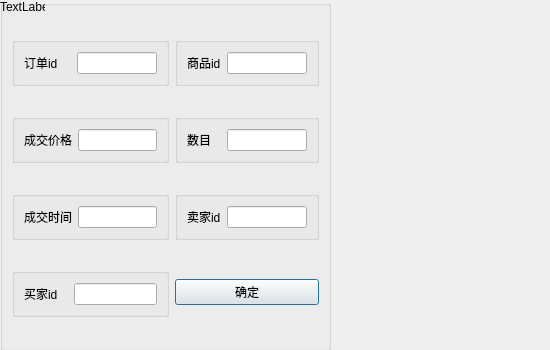
<?xml version="1.0" encoding="UTF-8"?>
<ui version="4.0">
 <class>complete</class>
 <widget class="QDialog" name="complete">
  <property name="geometry">
   <rect>
    <x>0</x>
    <y>0</y>
    <width>550</width>
    <height>350</height>
   </rect>
  </property>
  <property name="windowTitle">
   <string>新完成的订单</string>
  </property>
  <widget class="QGroupBox" name="groupBox_8">
   <property name="geometry">
    <rect>
     <x>0</x>
     <y>0</y>
     <width>331</width>
     <height>351</height>
    </rect>
   </property>
   <property name="title">
    <string/>
   </property>
   <layout class="QGridLayout" name="gridLayout">
    <item row="5" column="1">
     <widget class="QGroupBox" name="groupBox_7">
      <property name="title">
       <string/>
      </property>
      <layout class="QHBoxLayout" name="horizontalLayout_7">
       <item>
        <widget class="QLabel" name="label_sid">
         <property name="text">
          <string>卖家id</string>
         </property>
        </widget>
       </item>
       <item>
        <widget class="QLineEdit" name="lineEdit_sid"/>
       </item>
      </layout>
     </widget>
    </item>
    <item row="4" column="0">
     <spacer name="verticalSpacer_2">
      <property name="orientation">
       <enum>Qt::Vertical</enum>
      </property>
      <property name="sizeHint" stdset="0">
       <size>
        <width>20</width>
        <height>40</height>
       </size>
      </property>
     </spacer>
    </item>
    <item row="1" column="0">
     <widget class="QGroupBox" name="groupBox">
      <property name="title">
       <string/>
      </property>
      <layout class="QHBoxLayout" name="horizontalLayout">
       <item>
        <widget class="QLabel" name="label">
         <property name="text">
          <string>订单id    </string>
         </property>
        </widget>
       </item>
       <item>
        <widget class="QLineEdit" name="lineEdit_oid"/>
       </item>
      </layout>
     </widget>
    </item>
    <item row="3" column="0">
     <widget class="QGroupBox" name="groupBox_2">
      <property name="title">
       <string/>
      </property>
      <layout class="QHBoxLayout" name="horizontalLayout_2">
       <item>
        <widget class="QLabel" name="label_2">
         <property name="text">
          <string>成交价格</string>
         </property>
        </widget>
       </item>
       <item>
        <widget class="QLineEdit" name="lineEdit_price"/>
       </item>
      </layout>
     </widget>
    </item>
    <item row="2" column="0">
     <spacer name="verticalSpacer">
      <property name="orientation">
       <enum>Qt::Vertical</enum>
      </property>
      <property name="sizeHint" stdset="0">
       <size>
        <width>20</width>
        <height>40</height>
       </size>
      </property>
     </spacer>
    </item>
    <item row="3" column="1">
     <widget class="QGroupBox" name="groupBox_6">
      <property name="title">
       <string/>
      </property>
      <layout class="QHBoxLayout" name="horizontalLayout_6">
       <item>
        <widget class="QLabel" name="label_num">
         <property name="text">
          <string>数目   </string>
         </property>
        </widget>
       </item>
       <item>
        <widget class="QLineEdit" name="lineEdit_num"/>
       </item>
      </layout>
     </widget>
    </item>
    <item row="5" column="0">
     <widget class="QGroupBox" name="groupBox_3">
      <property name="title">
       <string/>
      </property>
      <layout class="QHBoxLayout" name="horizontalLayout_3">
       <item>
        <widget class="QLabel" name="label_time">
         <property name="text">
          <string>成交时间</string>
         </property>
        </widget>
       </item>
       <item>
        <widget class="QLineEdit" name="lineEdit_time"/>
       </item>
      </layout>
     </widget>
    </item>
    <item row="7" column="0">
     <widget class="QGroupBox" name="groupBox_5">
      <property name="title">
       <string/>
      </property>
      <layout class="QHBoxLayout" name="horizontalLayout_5">
       <item>
        <widget class="QLabel" name="label_bid">
         <property name="text">
          <string>买家id   </string>
         </property>
        </widget>
       </item>
       <item>
        <widget class="QLineEdit" name="lineEdit_bid"/>
       </item>
      </layout>
     </widget>
    </item>
    <item row="7" column="1">
     <widget class="QPushButton" name="pushButton">
      <property name="text">
       <string>确定</string>
      </property>
     </widget>
    </item>
    <item row="0" column="0">
     <spacer name="verticalSpacer_3">
      <property name="orientation">
       <enum>Qt::Vertical</enum>
      </property>
      <property name="sizeHint" stdset="0">
       <size>
        <width>20</width>
        <height>40</height>
       </size>
      </property>
     </spacer>
    </item>
    <item row="1" column="1">
     <widget class="QGroupBox" name="groupBox_4">
      <property name="title">
       <string/>
      </property>
      <layout class="QHBoxLayout" name="horizontalLayout_4">
       <item>
        <widget class="QLabel" name="label_4">
         <property name="text">
          <string>商品id</string>
         </property>
        </widget>
       </item>
       <item>
        <widget class="QLineEdit" name="lineEdit_cid"/>
       </item>
      </layout>
     </widget>
    </item>
    <item row="6" column="0">
     <spacer name="verticalSpacer_4">
      <property name="orientation">
       <enum>Qt::Vertical</enum>
      </property>
      <property name="sizeHint" stdset="0">
       <size>
        <width>20</width>
        <height>40</height>
       </size>
      </property>
     </spacer>
    </item>
    <item row="8" column="1">
     <spacer name="verticalSpacer_5">
      <property name="orientation">
       <enum>Qt::Vertical</enum>
      </property>
      <property name="sizeHint" stdset="0">
       <size>
        <width>20</width>
        <height>40</height>
       </size>
      </property>
     </spacer>
    </item>
   </layout>
   <zorder>groupBox</zorder>
   <zorder>pushButton</zorder>
   <zorder>groupBox_6</zorder>
   <zorder>groupBox_4</zorder>
   <zorder>groupBox_3</zorder>
   <zorder>groupBox_2</zorder>
   <zorder>groupBox_5</zorder>
   <zorder>groupBox_7</zorder>
   <zorder>verticalSpacer</zorder>
   <zorder>verticalSpacer_2</zorder>
   <zorder>verticalSpacer_3</zorder>
   <zorder>verticalSpacer_4</zorder>
   <zorder>verticalSpacer_5</zorder>
  </widget>
  <widget class="QLabel" name="label_8">
   <property name="geometry">
    <rect>
     <x>0</x>
     <y>0</y>
     <width>45</width>
     <height>13</height>
    </rect>
   </property>
   <property name="text">
    <string>TextLabel</string>
   </property>
  </widget>
  <widget class="QLabel" name="label_7">
   <property name="geometry">
    <rect>
     <x>0</x>
     <y>0</y>
     <width>143</width>
     <height>13</height>
    </rect>
   </property>
   <property name="text">
    <string/>
   </property>
  </widget>
  <zorder>label_8</zorder>
  <zorder>label_7</zorder>
  <zorder>groupBox_8</zorder>
 </widget>
 <resources/>
 <connections/>
</ui>
